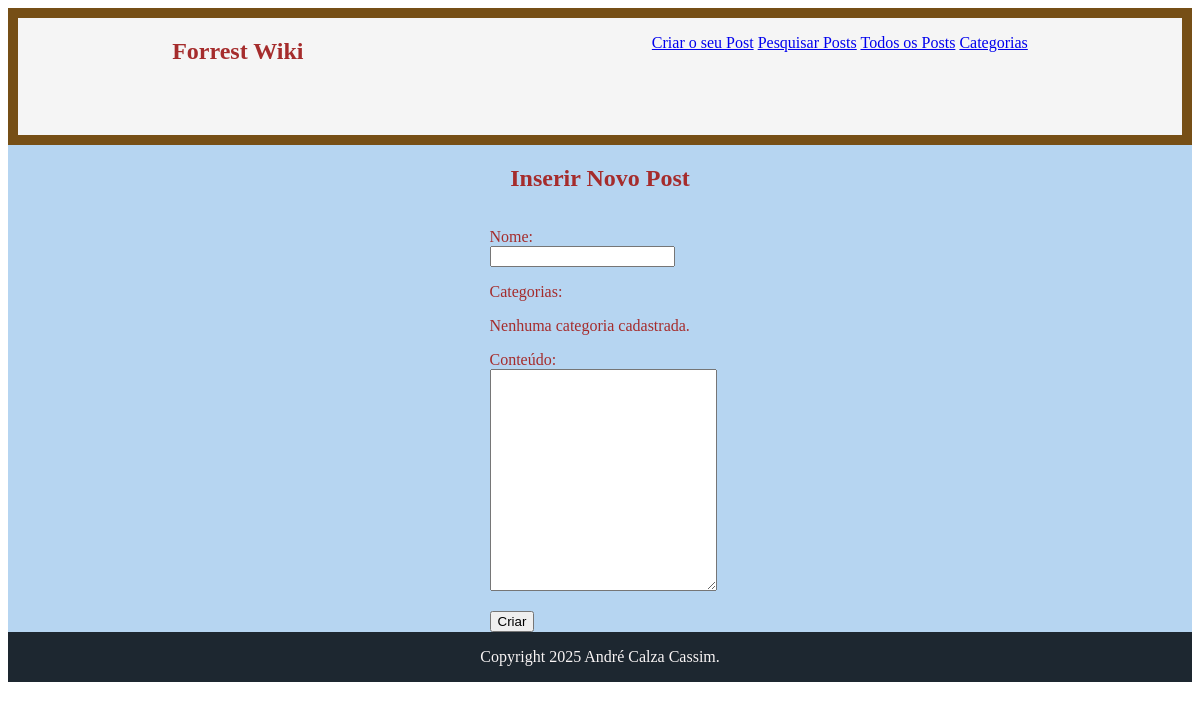
Page /posts/create/ on the earlier database version.
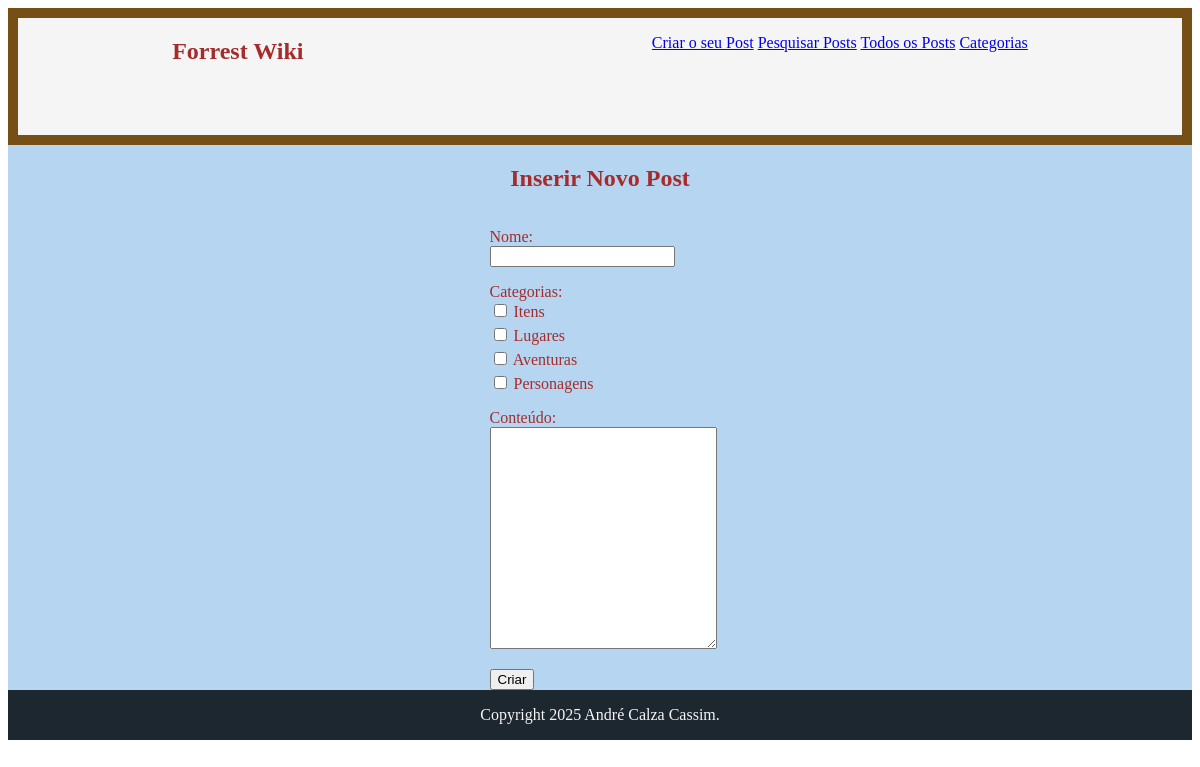
Same page on the later database version.
### posts/models.py (models this page shows, shortened)
class Categoria(models.Model):
    nome = models.CharField(max_length=255, unique=True)

### posts/views.py (the view, shortened to what this page needs)
# urls.py: path('create/', views.create_posts, name='create'),
def create_posts(request):
    categorias = Categoria.objects.all()
    return render(request, 'posts/create.html', {'categorias': categorias})

### posts/templates/posts/create.html (shortened to what this page needs)
{% extends 'base.html' %}
{% block content %}
<h2>Inserir Novo Post</h2>
<form method="POST" action="{% url 'posts:create' %}">
  <p>
    <label for="id_name">Nome:</label><br>
    <input type="text" name="name" id="id_name" required />
  </p>
  <p>
    <label>Categorias:</label><br>
    {% if categorias %}
      {% for categoria in categorias %}
        <label style="display:block; margin-bottom:4px;">
          <input type="checkbox"
                 name="categorias"
                 value="{{ categoria.id }}">
          {{ categoria.nome }}
        </label>
      {% endfor %}
    {% else %}
      <p>Nenhuma categoria cadastrada.</p>
    {% endif %}
  </p>
  <p>
    <label for="id_conteudo">Conteúdo:</label><br>
    <textarea name="conteudo"
              id="id_conteudo"
              rows="12"
              style="width:100%; font-size:1rem;"
              required></textarea>
  </p>
  <button type="submit">Criar</button>
</form>
{% endblock content %}

Differences in the rows shown:
added Categoria: nome "Itens"
added Categoria: nome "Lugares"
added Categoria: nome "Aventuras"
added Categoria: nome "Personagens"
Other differences:
text no longer shown: "Nenhuma categoria cadastrada."
